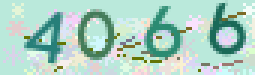
#> input picture Auto_EasyVerificationCode/raw/type1.png, 85 x 25 px (shown 3 times larger)
$ python test.py
#> lines starting #> are read from the running program, lines starting #| are printed output that depends on the picture; after the words box and inside, x2 and y2 are one past the last pixel; in counts of white or black regions, pixels touching at a corner belong together
#> further down, code_img is the input picture: PIL image 85x25 RGB; mean R, G, B 172.8, 208.9, 196.4
from PIL import Image, ImageDraw, ImageFilter
import sys
from pyocr import pyocr
import io
import copy
import math


def RGB2HSB(rgb):
    rgb = rgb[0:3]
    hsbB = max(rgb)/255
    hsbS = 0 if max(rgb)==0 else (max(rgb)-min(rgb))/max(rgb)
    hsbH = 0
    try:
        if max(rgb)==rgb[0] and rgb[1] >= rgb[2]:
            hsbH = (rgb[1]-rgb[2]) * 60 /(max(rgb)-min(rgb))+0
        elif max(rgb)==rgb[0] and rgb[1] < rgb[2]:
            hsbH = (rgb[1]-rgb[2]) * 60 /(max(rgb)-min(rgb))+360
        elif max(rgb)==rgb[1]:
            hsbH = (rgb[2]-rgb[0]) * 60 /(max(rgb)-min(rgb))+120
        elif max(rgb)==rgb[2]:
            hsbH = (rgb[0]-rgb[1]) * 60 /(max(rgb)-min(rgb))+240
    except:
        pass
    finally:
        pass
    return (hsbH,hsbS,hsbB)

def RemoveHotPixelByColorPercentage(codeIMG, percentage_max=1, percentage_min=0, is_raw=False, showlog=False):
#> called with percentage_max = 0.03, percentage_min = 0.015, is_raw = False, showlog = False
    rgb_list = []
    for x in range(codeIMG.size[0]):
        for y in range(codeIMG.size[1]):
            pix = codeIMG.getpixel((x, y))
            obj_rgb = list(
                filter(lambda _obj_rgb: _obj_rgb["rgb"] == pix, rgb_list))
            if len(obj_rgb) == 1:
                obj_rgb = obj_rgb[0]
                obj_rgb["count"] = obj_rgb["count"]+1
                obj_rgb["pixs"].append((x, y))
                obj_rgb["percentage"] = obj_rgb["count"] / \
                    (codeIMG.size[0]*codeIMG.size[1])
            else:
                rgb_list.append({"rgb": pix, "count": 1, "pixs": [
                                (x, y)], "percentage": 1/(codeIMG.size[0]*codeIMG.size[1])})
#> after the loop, rgb_list = 369 items
    result_raw = list(filter(lambda _obj_rgb: _obj_rgb["percentage"] <=
                             percentage_max and _obj_rgb["percentage"] >= percentage_min, rgb_list))
#> result_raw = 4 items
    if showlog:
        rgb_list.sort(key=lambda _obj_rgb: _obj_rgb["percentage"])
        for x in rgb_list:
            print("%s len %s %s %s" %
                  (x["rgb"], x["count"], x["pixs"][0], x["percentage"]))
        pass
    if is_raw == False:
        result = []
        for x in result_raw:
            result.extend(x["pixs"])
#> this loop made 4 passes
#> after the loop, result = 191 pairs, first value 9 to 80, second value 2 to 20
        return result
    return result_raw

def FixCloseBySimilarHINHSB(pix_array,img,location_range,hdiff_range,loop=1):
    result = copy.deepcopy(pix_array)
    for l in range(loop):
        for pix in pix_array:
            pix_HSB = RGB2HSB(img.getpixel(pix))
            for tage_x in range(pix[0]-location_range,pix[0]+location_range):
                for tage_y in range(pix[1]-location_range,pix[1]+location_range):
                    tmp_HSB = RGB2HSB(img.getpixel((tage_x,tage_y)))
                    if math.fabs(pix_HSB[0]-tmp_HSB[0])<math.fabs(hdiff_range) and (tage_x,tage_y) not in result:
                        result.append((tage_x,tage_y))
        pix_array = copy.deepcopy(result)
    return result

def drawPix(pix_array, a_size):
    img = Image.new("RGB", a_size, color="#ffffff")
    draw = ImageDraw.Draw(img)
    for pix in pix_array:
        draw.point(pix, fill=(0, 0, 0))
    del draw
    return img


if __name__ == "__main__":
    code_img = Image.open("./raw/type1.png")
    pix_array = RemoveHotPixelByColorPercentage(code_img, percentage_max=0.03, percentage_min=0.015)
#> pix_array has the same summary as result in RemoveHotPixelByColorPercentage
    cover_img = drawPix(pix_array, code_img.size)
#> in drawPix, `img = Image.new("RGB", a_size, color="#ffffff")`: img: PIL image 85x25 RGB; every value is 255
#> the loop in drawPix, `for pix in pix_array:` made 191 passes
#> pix on passes 1 to 3: (9, 14), (9, 15), (10, 13)
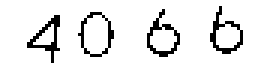
#> cover_img: PIL image 85x25 RGB (shown 3 times larger); 91% white; black in thin lines or dots, all inside (x1, y1, x2, y2) = (9, 2, 81, 21)
    cover_img = cover_img.filter(ImageFilter.SHARPEN)
    cover_img.save("./raw/type1_convert_1.png")
    pix_array = FixCloseBySimilarHINHSB(pix_array,code_img,1,5,1)
#> after the loop in FixCloseBySimilarHINHSB, `for l in range(loop):`: result = 296 pairs, first value 8 to 80, second value 1 to 20
#> pix_array has the same summary as result in FixCloseBySimilarHINHSB
    cover_img = drawPix(pix_array, code_img.size)
#> the loop in drawPix (call 2), `for pix in pix_array:` made 296 passes
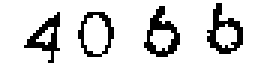
#> cover_img: PIL image 85x25 RGB (shown 3 times larger); 86.1% white; black in thin lines or dots, all inside (x1, y1, x2, y2) = (8, 1, 81, 21)
    cover_img = cover_img.filter(ImageFilter.SHARPEN)
    cover_img.save("./raw/type1_convert_2.png")
    print(pyocr.tesseract.image_to_string(cover_img))
#> (this line was passed over: pyocr is not available in this run)
#> (the run stopped early here; a loop or call above may not have finished)
